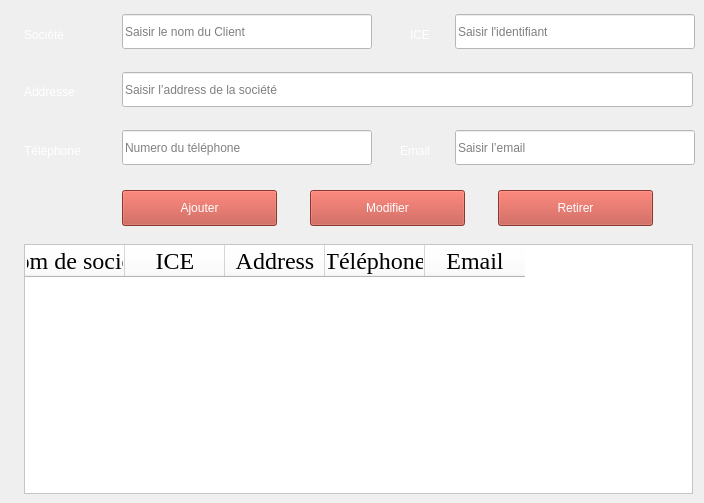
       <widget class="QWidget" name="clients_base">
        <widget class="QLineEdit" name="ice_clients">
         <property name="geometry">
          <rect>
           <x>455</x>
           <y>14</y>
           <width>240</width>
           <height>35</height>
          </rect>
         </property>
         <property name="styleSheet">
          <string notr="true">background-color: rgb(255, 255, 255);
font: 18pt &quot;Times New Roman&quot;;</string>
         </property>
         <property name="placeholderText">
          <string>Saisir l'identifiant</string>
         </property>
        </widget>
        <widget class="QLabel" name="label_ICE">
         <property name="geometry">
          <rect>
           <x>410</x>
           <y>25</y>
           <width>41</width>
           <height>20</height>
          </rect>
         </property>
         <property name="styleSheet">
          <string notr="true">color: rgb(255, 255, 255);
font: 18pt &quot;Times New Roman&quot;;</string>
         </property>
         <property name="text">
          <string>ICE</string>
         </property>
        </widget>
        <widget class="QLabel" name="label_addresse">
         <property name="geometry">
          <rect>
           <x>24</x>
           <y>82</y>
           <width>83</width>
           <height>20</height>
          </rect>
         </property>
         <property name="styleSheet">
          <string notr="true">color: rgb(255, 255, 255);
font: 18pt &quot;Times New Roman&quot;;</string>
         </property>
         <property name="text">
          <string>Addresse</string>
         </property>
        </widget>
        <widget class="QLineEdit" name="nom_clients">
         <property name="geometry">
          <rect>
           <x>122</x>
           <y>14</y>
           <width>250</width>
           <height>35</height>
          </rect>
         </property>
         <property name="statusTip">
          <string/>
         </property>
         <property name="whatsThis">
          <string/>
         </property>
         <property name="styleSheet">
          <string notr="true">background-color: rgb(255, 255, 255);
font: 18pt &quot;Times New Roman&quot;;</string>
         </property>
         <property name="text">
          <string/>
         </property>
         <property name="placeholderText">
          <string>Saisir le nom du Client</string>
         </property>
        </widget>
        <widget class="QLabel" name="label_societe">
         <property name="geometry">
          <rect>
           <x>24</x>
           <y>25</y>
           <width>91</width>
           <height>20</height>
          </rect>
         </property>
         <property name="styleSheet">
          <string notr="true">color: rgb(255, 255, 255);
font: 18pt &quot;Times New Roman&quot;;</string>
         </property>
         <property name="text">
          <string>Société</string>
         </property>
        </widget>
        <widget class="QLineEdit" name="email_clients">
         <property name="geometry">
          <rect>
           <x>455</x>
           <y>130</y>
           <width>240</width>
           <height>35</height>
          </rect>
         </property>
         <property name="styleSheet">
          <string notr="true">background-color: rgb(255, 255, 255);
font: 18pt &quot;Times New Roman&quot;;</string>
         </property>
         <property name="placeholderText">
          <string>Saisir l’email</string>
         </property>
        </widget>
        <widget class="QLineEdit" name="telephone_clients">
         <property name="geometry">
          <rect>
           <x>122</x>
           <y>130</y>
           <width>250</width>
           <height>35</height>
          </rect>
         </property>
         <property name="statusTip">
          <string/>
         </property>
         <property name="whatsThis">
          <string/>
         </property>
         <property name="styleSheet">
          <string notr="true">background-color: rgb(255, 255, 255);
font: 18pt &quot;Times New Roman&quot;;</string>
         </property>
         <property name="text">
          <string/>
         </property>
         <property name="placeholderText">
          <string>Numero du téléphone</string>
         </property>
        </widget>
        <widget class="QLabel" name="label_telephone">
         <property name="geometry">
          <rect>
           <x>24</x>
           <y>141</y>
           <width>91</width>
           <height>20</height>
          </rect>
         </property>
         <property name="styleSheet">
          <string notr="true">color: rgb(255, 255, 255);
font: 18pt &quot;Times New Roman&quot;;</string>
         </property>
         <property name="text">
          <string>Téléphone</string>
         </property>
        </widget>
        <widget class="QLabel" name="label_email">
         <property name="geometry">
          <rect>
           <x>400</x>
           <y>141</y>
           <width>51</width>
           <height>20</height>
          </rect>
         </property>
         <property name="styleSheet">
          <string notr="true">color: rgb(255, 255, 255);
font: 18pt &quot;Times New Roman&quot;;</string>
         </property>
         <property name="text">
          <string>Email</string>
         </property>
        </widget>
        <widget class="QPushButton" name="ajouter_clients">
         <property name="geometry">
          <rect>
           <x>122</x>
           <y>190</y>
           <width>155</width>
           <height>36</height>
          </rect>
         </property>
         <property name="styleSheet">
          <string notr="true">color: rgb(255, 255, 255);
font: 18pt &quot;Times New Roman&quot;;
background-color: rgb(195, 77, 64);</string>
         </property>
         <property name="text">
          <string>Ajouter</string>
         </property>
        </widget>
        <widget class="QPushButton" name="modifier_clients">
         <property name="geometry">
          <rect>
           <x>310</x>
           <y>190</y>
           <width>155</width>
           <height>36</height>
          </rect>
         </property>
         <property name="styleSheet">
          <string notr="true">color: rgb(255, 255, 255);
font: 18pt &quot;Times New Roman&quot;;
background-color: rgb(195, 77, 64);</string>
         </property>
         <property name="text">
          <string>Modifier</string>
         </property>
        </widget>
        <widget class="QPushButton" name="retirer_clients">
         <property name="geometry">
          <rect>
           <x>498</x>
           <y>190</y>
           <width>155</width>
           <height>36</height>
          </rect>
         </property>
         <property name="styleSheet">
          <string notr="true">color: rgb(255, 255, 255);
font: 18pt &quot;Times New Roman&quot;;
background-color: rgb(195, 77, 64);</string>
         </property>
         <property name="text">
          <string>Retirer</string>
         </property>
        </widget>
        <widget class="QTableWidget" name="table_clients">
         <property name="geometry">
          <rect>
           <x>24</x>
           <y>244</y>
           <width>669</width>
           <height>250</height>
          </rect>
         </property>
         <property name="styleSheet">
          <string notr="true">background-color: rgb(255, 255, 255);</string>
         </property>
         <column>
          <property name="text">
           <string>Nom de société</string>
          </property>
          <property name="font">
           <font>
            <family>Times New Roman</family>
            <pointsize>18</pointsize>
           </font>
          </property>
         </column>
         <column>
          <property name="text">
           <string>ICE</string>
          </property>
          <property name="font">
           <font>
            <family>Times New Roman</family>
            <pointsize>18</pointsize>
           </font>
          </property>
         </column>
         <column>
          <property name="text">
           <string>Address</string>
          </property>
          <property name="font">
           <font>
            <family>Times New Roman</family>
            <pointsize>18</pointsize>
           </font>
          </property>
         </column>
         <column>
          <property name="text">
           <string>Téléphone</string>
          </property>
          <property name="font">
           <font>
            <family>Times New Roman</family>
            <pointsize>18</pointsize>
           </font>
          </property>
         </column>
         <column>
          <property name="text">
           <string>Email</string>
          </property>
          <property name="font">
           <font>
            <family>Times New Roman</family>
            <pointsize>18</pointsize>
           </font>
          </property>
         </column>
        </widget>
        <widget class="QLineEdit" name="addresse_clients">
         <property name="geometry">
          <rect>
           <x>122</x>
           <y>72</y>
           <width>571</width>
           <height>35</height>
          </rect>
         </property>
         <property name="statusTip">
          <string/>
         </property>
         <property name="whatsThis">
          <string/>
         </property>
         <property name="styleSheet">
          <string notr="true">background-color: rgb(255, 255, 255);
font: 18pt &quot;Times New Roman&quot;;</string>
         </property>
         <property name="text">
          <string/>
         </property>
         <property name="placeholderText">
          <string>Saisir l’address de la société</string>
         </property>
        </widget>
       </widget>
